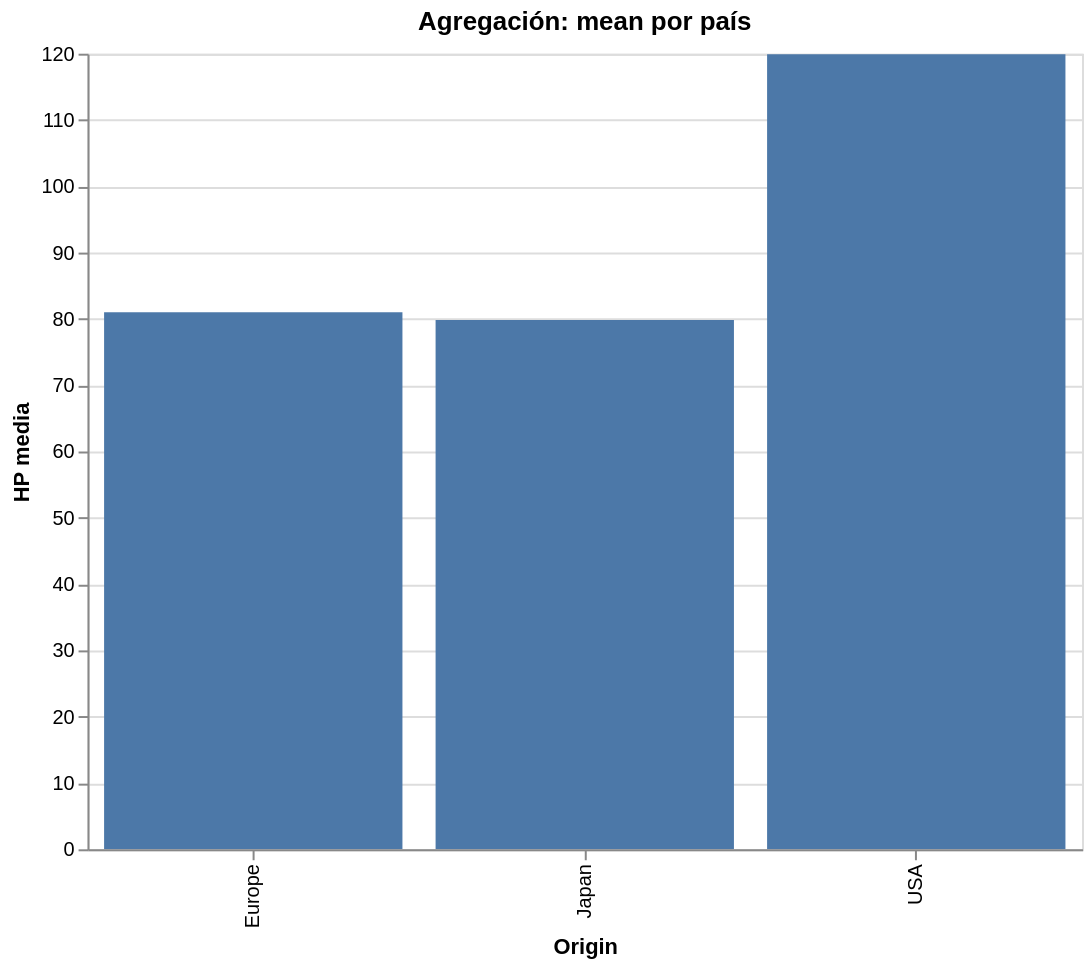

Notebook code for this chart:
### Markdown cell above
## 🔁 `transform_*()` — Filtrar, agregar, binning y columnas calculadas
- `transform_filter(expr)`  
- `transform_aggregate(**, groupby=[...])`  
- `transform_bin("binX", field="col", bin=alt.Bin(maxbins=...))`  
- `transform_calculate(nueva="datum.col1 * 10")`

💡 **Nota docente**: resalta que **no** modificamos `df`; la transformación es **dentro** del gráfico.

### Code cell
# Media de HP por Origin (agregación)
alt.Chart(df).transform_aggregate(
    mean_hp="mean(Horsepower)", groupby=["Origin"]
).mark_bar().encode(
    x="Origin:N",
    y=alt.Y("mean_hp:Q", title="HP media"),
    tooltip=["Origin:N","mean_hp:Q"]
).properties(title="Agregación: mean por país", width=500, height=400).interactive()

### Figure 1 — Vega-Lite specification as saved in the notebook (floating-point values rounded to 4 significant figures; data arrays with more than 128 entries replaced by an {"elided": "..."} marker saying what was removed)
{"config": {"view": {"continuousWidth": 300, "continuousHeight": 300}}, "data": {"name": "data-583e73726c1545c56c203344161a975c"}, "mark": {"type": "bar"}, "encoding": {"tooltip": [{"field": "Origin", "type": "nominal"}, {"field": "mean_hp", "type": "quantitative"}], "x": {"field": "Origin", "type": "nominal"}, "y": {"field": "mean_hp", "title": "HP media", "type": "quantitative"}}, "height": 400, "params": [{"name": "param_7", "select": {"type": "interval", "encodings": ["x", "y"]}, "bind": "scales"}], "title": "Agregación: mean por país", "transform": [{"aggregate": [{"op": "mean", "field": "Horsepower", "as": "mean_hp"}], "groupby": ["Origin"]}], "width": 500, "$schema": "https://vega.github.io/schema/vega-lite/v5.20.1.json", "datasets": {"data-583e73726c1545c56c203344161a975c": {"elided": "406 records"}}}
